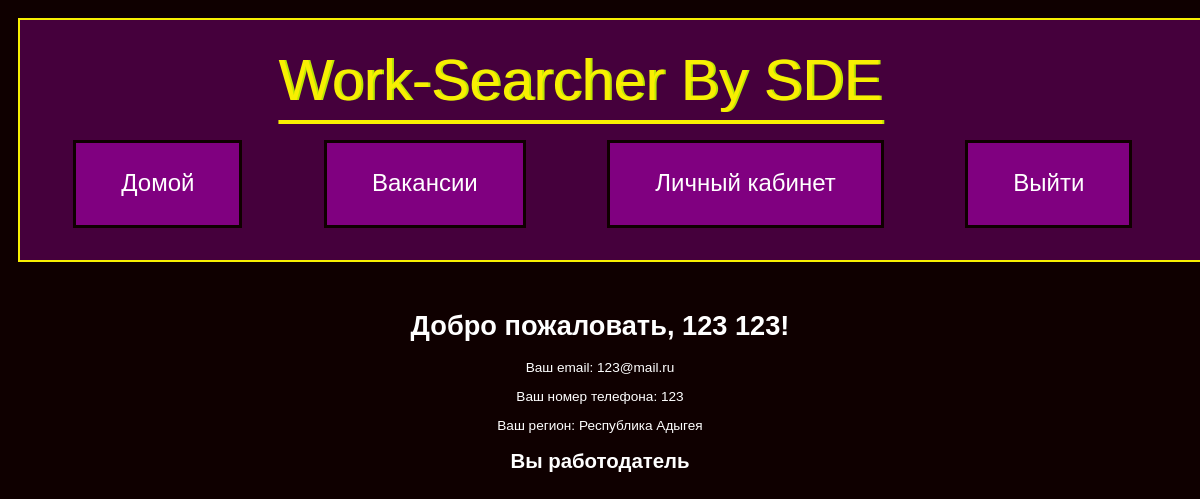
Page /dashboard (signed in) on the committed database.
### Model/models.py (models this page shows, shortened)
class User(UserMixin, db.Model):
    id = db.Column(db.Integer, primary_key=True)
    firstname = db.Column(db.String(80), nullable=False)
    lastname = db.Column(db.String(80), nullable=False)
    age = db.Column(db.Integer, nullable=False)
    password_hash = db.Column(db.String(128), nullable=False)
    email = db.Column(db.String(80), nullable=False, unique=True)
    phone_number = db.Column(db.String(20), nullable=False)
    employer_status = db.Column(db.Boolean, nullable=False)
    workplace = db.Column(db.String(20))  # место работы
    post = db.Column(db.String(20))  # должность
    region_id = db.Column(db.Integer, db.ForeignKey('region.id'), nullable=False)
    region = db.relationship('Region', backref=db.backref('users', lazy=True))
    is_admin = db.Column(db.Boolean, default=False)

class Region(db.Model):
    id = db.Column(db.Integer, primary_key=True)
    region = db.Column(db.String(50), nullable=False)

### Controller/CZN.py (the view)
@CZN.route('/dashboard')
@login_required
def dashboard():
    if current_user.is_authenticated:
        return render_template('dashboard.html')

### app.py (called while the page is built)
@login_manager.user_loader
def load_user(user_id):
    return User.query.get(int(user_id))

### templates/dashboard.html (shortened to what this page needs)
{% extends "base.html" %}
{% block content %}
    <h1>Добро пожаловать, {{ current_user.firstname }} {{ current_user.lastname }}!</h1>
    <p>Ваш email: {{ current_user.email }}</p>
    <p>Ваш номер телефона: {{ current_user.phone_number }}</p>
    <p>Ваш регион: {{ current_user.region.region }}</p>
    {% if current_user.is_admin %}
        <h2>Вы администратор</h2>
    {% elif current_user.employer_status %}
        <h2>Вы работодатель</h2>
    {% else %}
        <h2>Вы работник</h2>
    {% endif %}
{% endblock %}

### static/styles.css (style rules this page uses)
html { height:100%; }
body { background: #0f0000; color : #ffffff; font-family: "helterskelter", sans-serif; -webkit-background-size: cover; }

### rows in the picture
User: firstname "123", lastname "123", email "123@mail.ru", phone_number "123"
Region: region.region "Республика Адыгея"
